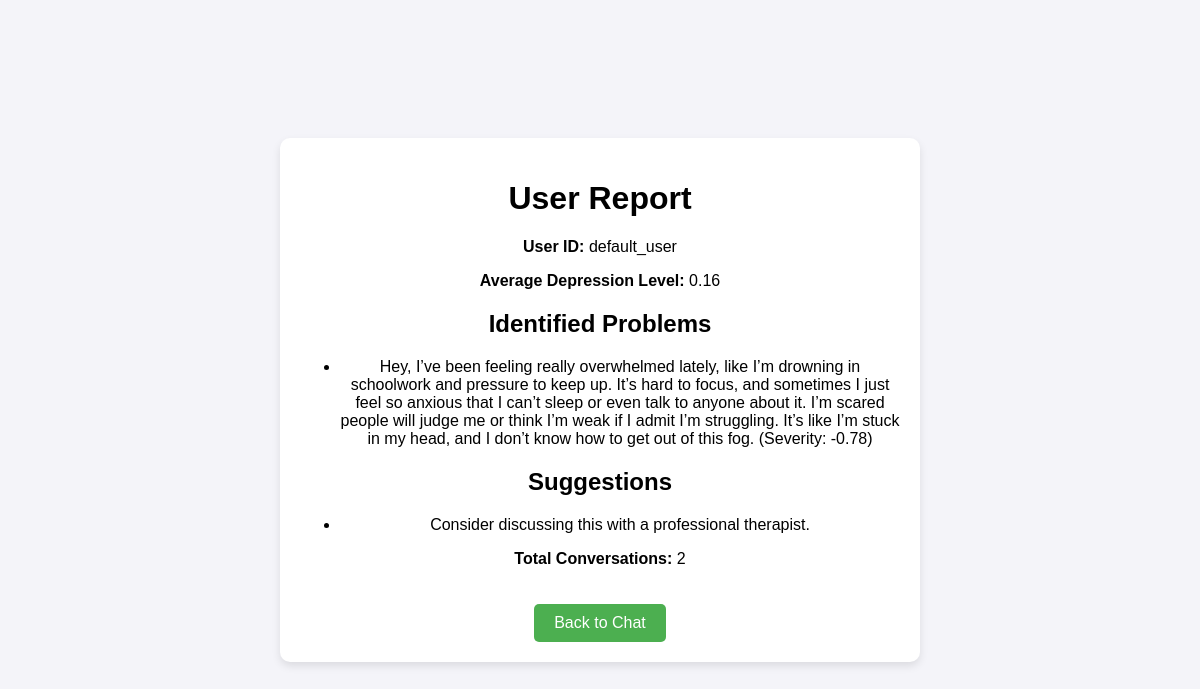
The app's page /report/default_user with its own data.
### app/models/user_profile.py (models this page shows, shortened)
class UserProfile(db.Model):
    __tablename__ = 'user_profiles'
    id = db.Column(db.Integer, primary_key=True)
    user_id = db.Column(db.String, unique=True, nullable=False)
    created_at = db.Column(db.DateTime, default=datetime.utcnow)
    def generate_report(self):
        conversations = Conversation.query.filter_by(user_id=self.user_id).all()
        sentiment_scores = [1.0]  # Initial seed value
        problems = []
        suggestions = []
        for c in conversations:
            sentiment_scores.append(c.sentiment_score)
            if c.sentiment_score < -0.3:
                problems.append({'issue': c.message, 'severity': c.sentiment_score})
                suggestions.append('Consider discussing this with a professional therapist.')
        average_score = sum(sentiment_scores) / len(sentiment_scores)
        return {
            'user_id': self.user_id,
            'problems': problems,
            'average_score': average_score,
            'suggestions': list(set(suggestions)),
            'conversation_count': len(conversations)
        }

class Conversation(db.Model):
    __tablename__ = 'conversations'
    id = db.Column(db.Integer, primary_key=True)
    user_id = db.Column(db.String, db.ForeignKey('user_profiles.user_id'), nullable=False)
    message = db.Column(db.Text, nullable=False)
    sentiment_score = db.Column(db.Float, nullable=False)
    depression_level = db.Column(db.Float, nullable=False)
    timestamp = db.Column(db.DateTime, server_default=db.func.now())

### app/routes.py (the view)
@bp.route('/report/<user_id>')
def report(user_id):
    user_profile = UserProfile.query.filter_by(user_id=user_id).first()
    if not user_profile:
        return f"No profile found for user_id: {user_id}", 404
    report_data = user_profile.generate_report()
    return render_template('report.html', report=report_data)

### app/templates/report.html (shortened to what this page needs)
<!DOCTYPE html>
<html lang="en">
<head>
    <link rel="stylesheet" href="{{ url_for('static', filename='css/style.css') }}">
</head>
<body>
    <div class="container">
        <h1>User Report</h1>
        <p><strong>User ID:</strong> {{ report.user_id }}</p>
        <p><strong>Average Depression Level:</strong> {{ '%.2f' % report.average_score }}</p>
        <h2>Identified Problems</h2>
        <ul>
        {% for problem in report.problems %}
            <li>{{ problem.issue }} (Severity: {{ '%.2f' % problem.severity }})</li>
        {% endfor %}
        </ul>
        <h2>Suggestions</h2>
        <ul>
        {% for suggestion in report.suggestions %}
            <li>{{ suggestion }}</li>
        {% endfor %}
        </ul>
        <p><strong>Total Conversations:</strong> {{ report.conversation_count }}</p>
        <a href="{{ url_for('routes.chat') }}" class="btn">Back to Chat</a>
    </div>
</body>
</html>

### app/static/css/style.css (style rules this page uses)
body { font-family: Arial, sans-serif; background-color: #f4f4f9; margin: 0; padding: 0; display: flex; justify-content: center; align-items: center; height: 100vh; }
.container { text-align: center; padding: 20px; background-color: white; border-radius: 10px; box-shadow: 0 4px 8px rgba(0, 0, 0, 0.1); max-width: 600px; width: 100%; }
.btn { display: inline-block; padding: 10px 20px; background-color: #4CAF50; color: white; text-decoration: none; border-radius: 5px; margin-top: 20px; }

### records on screen
UserProfile: user_id "default_user"
Conversation: issue "Hey, I’ve been feeling really overwhelmed lately, like I’m drowning in schoolwork and pressure to keep up. It’s hard to focus, and sometimes I just feel so anxious that I can’t sleep or even talk to anyone about it. I’m scared people will judge me or think I’m weak if I admit I’m struggling. It’s like I’m stuck in my head, and I don’t know how to get out of this fog.", severity "-0.78"

### other values on screen
{{ '%.2f' % report.average_score }} "0.16"
{{ suggestion }} "Consider discussing this with a professional therapist."
{{ report.conversation_count }} "2"
